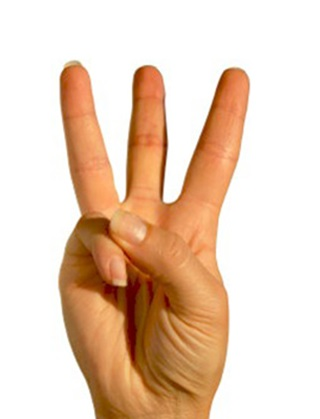
%> input picture Old Practicals/Hand Sign/4.jpg, 320 x 419 px
$ octave HandSign.m   (GNU Octave 9; MATLAB toolbox functions it lacks are replaced by stand-ins)
%> lines starting %> are read from the running program, lines starting %| are printed output that depends on the picture; in (x1, y1, x2, y2) boxes, pixels count from 0 and x2, y2 are one past the last pixel; in counts of white or black regions, pixels touching at a corner belong together; the program's own positions count from 1
I = imread("4.jpg");
%> I is the input picture: size 419x320x3 uint8; mean R, G, B 234, 208.5, 188.4
figure, imshow(I), title('original image');

% convert to gray scale image
gr = rgb2gray(I);
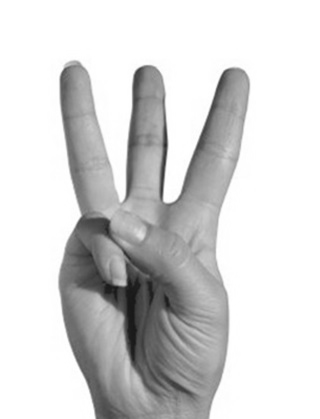
%> gr: size 419x320 uint8; min 24, max 255, mean 213.9
figure, imshow(gr), title('gray image');

% thresholding
threshI = im2bw(gr, 0.9);
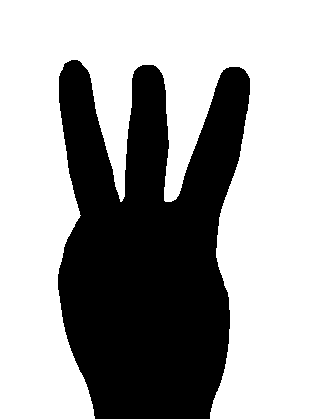
%> threshI: size 419x320 logical; 63.9% white; 1 black region, box (x1, y1, x2, y2) and area: (58, 60, 250, 419) 48438
figure, imshow(threshI), title('thresholded image');

% return image to base form [black background]
I = ~threshI;
figure, imshow(I), title('image in base form [black background]');

% crop image
[h, w, d] = size(I);
%> h = 419; w = 320; d = 1
H = h / 4;
%> H = 104.8
croppedI = imcrop(I, [0 0 w H]);
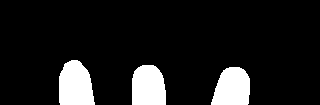
%> croppedI: size 105x320 logical; 11.1% white; 3 white regions, box (x1, y1, x2, y2) and area: (59, 60, 95, 105) 1318, (132, 65, 166, 105) 1216, (211, 67, 250, 105) 1194
figure, imshow(croppedI), title('cropped image');

% dialation to remove noise
se = strel('square', 15);
I = imdilate(croppedI, se);
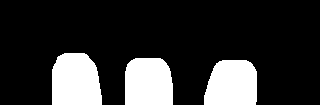
%> I: size 105x320 logical; 19.4% white; 3 white regions, box (x1, y1, x2, y2) and area: (52, 53, 102, 105) 2300, (125, 58, 173, 105) 2112, (204, 60, 257, 105) 2105
figure, imshow(I), title('dialated image');

% objects segmentation
[L, num] = bwlabel(I);
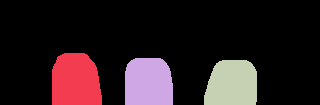
%> L: size 105x320 double; 4 distinct labels, from 0 to 3; one colour per label, 0 black
%> num = 3
rgpL = label2rgb(L);
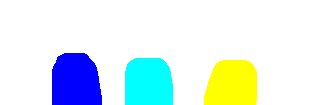
%> rgpL: size 105x320x3 uint8; mean R, G, B 221.5, 237.5, 239
figure, imshow(rgpL), title('segmented objects [rgp]');
fprintf("Fingers count = %d\n", num);
%| Fingers count = 3
